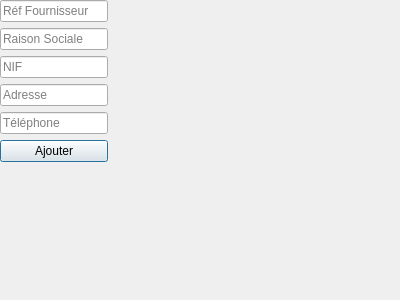
<?xml version="1.0" encoding="UTF-8"?>
<ui version="4.0">
 <class>FormFournisseur</class>
 <widget class="QDialog" name="FormFournisseur">
  <property name="geometry">
   <rect>
    <x>0</x>
    <y>0</y>
    <width>400</width>
    <height>300</height>
   </rect>
  </property>
  <property name="windowTitle">
   <string>Ajouter Fournisseur</string>
  </property>
  <widget class="QWidget" name="verticalLayoutWidget">
   <layout class="QVBoxLayout" name="verticalLayout">
    <item>
     <widget class="QLineEdit" name="lineEditRef">
      <property name="placeholderText">
       <string>Réf Fournisseur</string>
      </property>
     </widget>
    </item>
    <item>
     <widget class="QLineEdit" name="lineEditRaison">
      <property name="placeholderText">
       <string>Raison Sociale</string>
      </property>
     </widget>
    </item>
    <item>
     <widget class="QLineEdit" name="lineEditNIF">
      <property name="placeholderText">
       <string>NIF</string>
      </property>
     </widget>
    </item>
    <item>
     <widget class="QLineEdit" name="lineEditAdresse">
      <property name="placeholderText">
       <string>Adresse</string>
      </property>
     </widget>
    </item>
    <item>
     <widget class="QLineEdit" name="lineEditTel">
      <property name="placeholderText">
       <string>Téléphone</string>
      </property>
     </widget>
    </item>
    <item>
     <widget class="QPushButton" name="btnAjouter">
      <property name="text">
       <string>Ajouter</string>
      </property>
     </widget>
    </item>
   </layout>
  </widget>
 </widget>
 <resources/>
 <connections/>
</ui>
